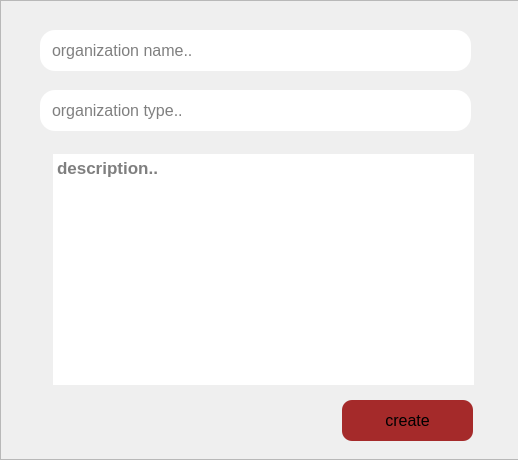
<?xml version="1.0" encoding="UTF-8"?>
<ui version="4.0">
 <class>createorganization</class>
 <widget class="QWidget" name="createorganization">
  <property name="geometry">
   <rect>
    <x>0</x>
    <y>0</y>
    <width>518</width>
    <height>460</height>
   </rect>
  </property>
  <property name="windowTitle">
   <string>Form</string>
  </property>
  <widget class="QFrame" name="frame">
   <property name="geometry">
    <rect>
     <x>0</x>
     <y>0</y>
     <width>520</width>
     <height>460</height>
    </rect>
   </property>
   <property name="styleSheet">
    <string notr="true">background:&quot;orange&quot;;</string>
   </property>
   <property name="frameShape">
    <enum>QFrame::StyledPanel</enum>
   </property>
   <property name="frameShadow">
    <enum>QFrame::Raised</enum>
   </property>
   <widget class="QLineEdit" name="name">
    <property name="geometry">
     <rect>
      <x>40</x>
      <y>30</y>
      <width>431</width>
      <height>41</height>
     </rect>
    </property>
    <property name="font">
     <font>
      <pointsize>12</pointsize>
     </font>
    </property>
    <property name="styleSheet">
     <string notr="true">background:&quot;#fbd9b1&quot;;
border:none;
border-radius:15;
padding-left:10;</string>
    </property>
    <property name="text">
     <string/>
    </property>
    <property name="placeholderText">
     <string>organization name..</string>
    </property>
   </widget>
   <widget class="QLineEdit" name="type">
    <property name="geometry">
     <rect>
      <x>40</x>
      <y>90</y>
      <width>431</width>
      <height>41</height>
     </rect>
    </property>
    <property name="font">
     <font>
      <pointsize>12</pointsize>
     </font>
    </property>
    <property name="styleSheet">
     <string notr="true">background:&quot;#fbd9b1&quot;;
border:none;
border-radius:15;
padding-left:10;</string>
    </property>
    <property name="placeholderText">
     <string>organization type..</string>
    </property>
   </widget>
   <widget class="QPushButton" name="create">
    <property name="geometry">
     <rect>
      <x>342</x>
      <y>400</y>
      <width>131</width>
      <height>41</height>
     </rect>
    </property>
    <property name="font">
     <font>
      <pointsize>12</pointsize>
     </font>
    </property>
    <property name="cursor">
     <cursorShape>PointingHandCursor</cursorShape>
    </property>
    <property name="styleSheet">
     <string notr="true">background:brown;
border-radius:10;</string>
    </property>
    <property name="text">
     <string>create</string>
    </property>
   </widget>
   <widget class="QLabel" name="label">
    <property name="geometry">
     <rect>
      <x>70</x>
      <y>410</y>
      <width>231</width>
      <height>20</height>
     </rect>
    </property>
    <property name="font">
     <font>
      <pointsize>13</pointsize>
      <italic>true</italic>
      <bold>true</bold>
     </font>
    </property>
    <property name="styleSheet">
     <string notr="true">color : red;
</string>
    </property>
    <property name="text">
     <string/>
    </property>
   </widget>
   <widget class="QTextEdit" name="description">
    <property name="geometry">
     <rect>
      <x>43</x>
      <y>154</y>
      <width>431</width>
      <height>231</height>
     </rect>
    </property>
    <property name="font">
     <font>
      <pointsize>13</pointsize>
      <bold>true</bold>
     </font>
    </property>
    <property name="styleSheet">
     <string notr="true">background:&quot;#fbd9b1&quot;;
border:none;
border-radius:15;
padding-left:10;</string>
    </property>
    <property name="html">
     <string>&lt;!DOCTYPE HTML PUBLIC &quot;-//W3C//DTD HTML 4.0//EN&quot; &quot;http://www.w3.org/TR/REC-html40/strict.dtd&quot;&gt;
&lt;html&gt;&lt;head&gt;&lt;meta name=&quot;qrichtext&quot; content=&quot;1&quot; /&gt;&lt;meta charset=&quot;utf-8&quot; /&gt;&lt;style type=&quot;text/css&quot;&gt;
p, li { white-space: pre-wrap; }
hr { height: 1px; border-width: 0; }
li.unchecked::marker { content: &quot;\2610&quot;; }
li.checked::marker { content: &quot;\2612&quot;; }
&lt;/style&gt;&lt;/head&gt;&lt;body style=&quot; font-family:'Segoe UI'; font-size:13pt; font-weight:700; font-style:normal;&quot;&gt;
&lt;p style=&quot;-qt-paragraph-type:empty; margin-top:0px; margin-bottom:0px; margin-left:0px; margin-right:0px; -qt-block-indent:0; text-indent:0px; font-weight:300;&quot;&gt;&lt;br /&gt;&lt;/p&gt;&lt;/body&gt;&lt;/html&gt;</string>
    </property>
    <property name="placeholderText">
     <string>description..</string>
    </property>
   </widget>
  </widget>
 </widget>
 <resources/>
 <connections/>
</ui>
